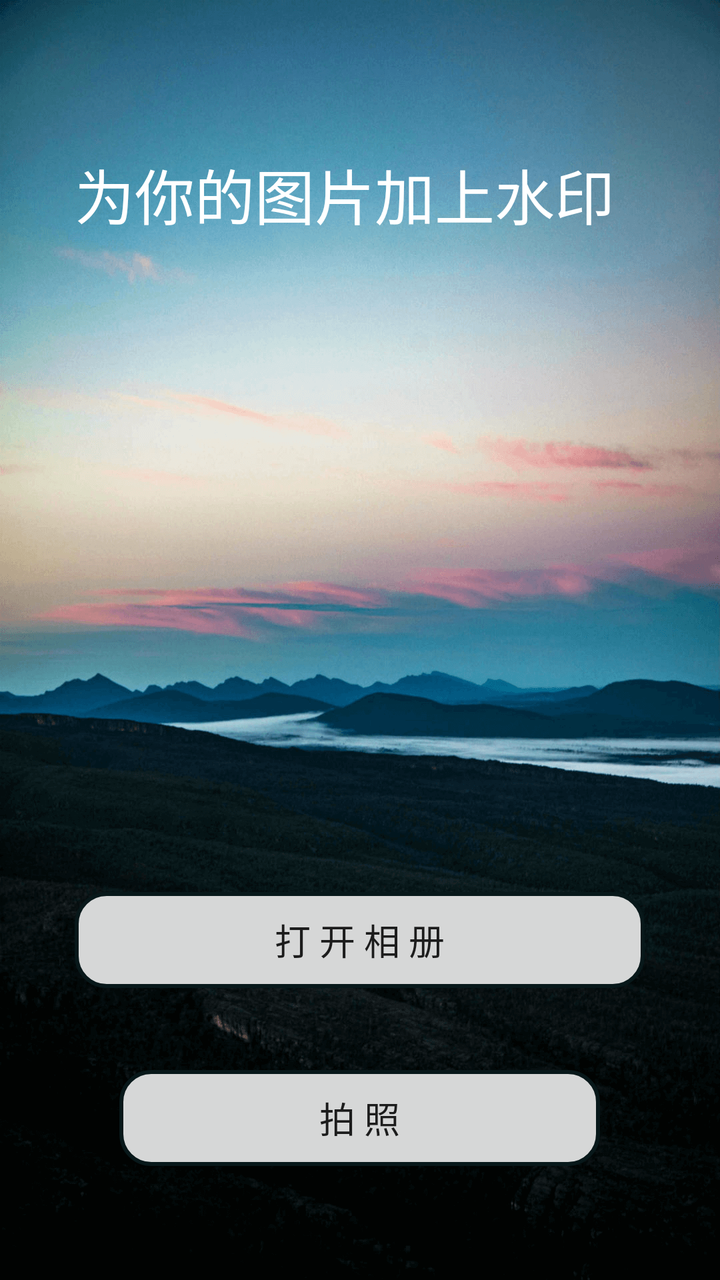
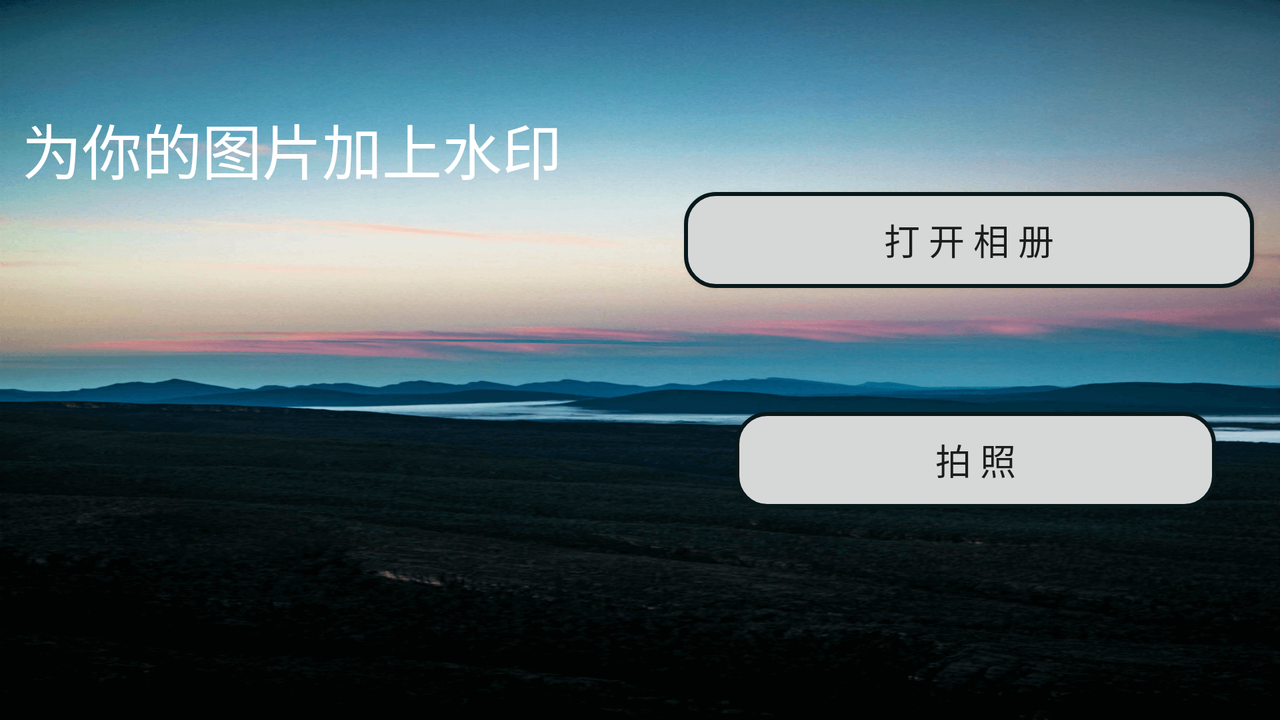

One screen, two layout resources from the same app: the default and the repository's alternative for another configuration. Each is rendered where Android would select it; the XML of both is given below.
<!-- AndroidManifest.xml: activity theme Theme.AppCompat.Light.NoActionBar -->
<!-- res/layout/activity_main.xml -->
<?xml version="1.0" encoding="utf-8"?>
<RelativeLayout
        xmlns:android="http://schemas.android.com/apk/res/android"
        xmlns:tools="http://schemas.android.com/tools"
        android:layout_width="match_parent"
        android:layout_height="match_parent"
        android:background="@mipmap/main_bg"
        tools:context=".MainActivity">

    <Button
        android:text="@string/takePic"
        android:layout_width="wrap_content"
        android:layout_height="wrap_content"
        android:id="@+id/takePic"
        android:background="@drawable/button_circle_shape"
        android:textSize="18sp" android:lineSpacingExtra="8sp"
        android:layout_marginBottom="57dp"
        android:layout_alignParentBottom="true" android:layout_centerHorizontal="true"/>
    <Button
        android:text="@string/takeGallery"
        android:layout_width="wrap_content"
        android:layout_height="wrap_content"
        android:id="@+id/takeGallery"
        android:background="@drawable/button_circle_shape"
        android:textSize="18sp" android:lineSpacingExtra="8sp"
        android:textAllCaps="false" android:textAlignment="textStart"
        android:layout_above="@+id/takePic" android:layout_centerHorizontal="true"
        android:layout_marginBottom="41dp"/>
    <TextView
        android:text="@string/main_title"
        android:layout_width="wrap_content"
        android:layout_height="wrap_content"
        android:id="@+id/main_title"
        android:textSize="30sp" android:textAlignment="center" android:fontFamily="monospace"
        android:textColor="?android:attr/textColorPrimaryInverseDisableOnly" android:textAllCaps="false"
        android:layout_marginTop="75dp"
        android:layout_alignStart="@+id/takeGallery"/>
    <ImageView
            android:clickable="true"
            android:longClickable="true"
            android:layout_width="wrap_content"
            android:layout_height="wrap_content"
            android:id="@+id/img1"
            android:layout_above="@+id/takeGallery" android:layout_centerHorizontal="true"
            android:layout_marginBottom="74dp"/>

</RelativeLayout>
<!-- resources referenced by this layout -->
<resources>
  <!-- drawable button_circle_shape (drawable) -->
  <?xml version="1.0" encoding="utf-8"?>
  <selector xmlns:android="http://schemas.android.com/apk/res/android">
  
      <item android:state_pressed="true"><shape>
  
          
          <gradient android:endColor="#FFFFFF" android:gradientRadius="1500" android:startColor="#bebebe" android:type="radial"/>
          
          <stroke android:width="2dp" android:color="#08181a" />
          
          <corners android:bottomLeftRadius="15dp" android:bottomRightRadius="15dp" android:topLeftRadius="15dp" android:topRightRadius="15dp" />
  
          <padding android:bottom="10dp" android:left="100dp" android:right="100dp" android:top="10dp" />
      </shape></item>
  
      <item><shape>
          <solid android:color="#d6d7d7" />
  
          <stroke android:width="2dp" android:color="#08181a" />
  
          <corners android:bottomLeftRadius="15dp" android:bottomRightRadius="15dp" android:topLeftRadius="15dp" android:topRightRadius="15dp" />
  
          <padding android:bottom="10dp" android:left="100dp" android:right="100dp" android:top="10dp" />
      </shape></item>
  
  </selector>
  <!-- mipmap main_bg: png bitmap (mipmap-xxhdpi, 451738 bytes) -->
  <string name="main_title">为你的图片加上水印</string>
  <string name="takeGallery">打 开 相 册</string>
  <string name="takePic">拍     照</string>
</resources>
<!-- res/layout-land/activity_main.xml (the repository's variant of the layout above) -->
<!-- drawn on the phone turned sideways -->
<?xml version="1.0" encoding="utf-8"?>
<RelativeLayout
        xmlns:android="http://schemas.android.com/apk/res/android"
        xmlns:tools="http://schemas.android.com/tools"
        android:layout_width="match_parent"
        android:layout_height="match_parent"
        android:background="@mipmap/main_bg"
        tools:context=".MainActivity">

    <Button
            android:text="@string/takePic"
            android:layout_width="wrap_content"
            android:layout_height="wrap_content"
            android:id="@+id/takePic"
            android:background="@drawable/button_circle_shape"
            android:textSize="18sp" android:lineSpacingExtra="8sp"
            android:layout_marginEnd="19dp"
            android:layout_alignBottom="@+id/img1" android:layout_alignEnd="@+id/takeGallery"/>
    <Button
            android:text="@string/takeGallery"
            android:layout_width="wrap_content"
            android:layout_height="wrap_content"
            android:id="@+id/takeGallery"
            android:background="@drawable/button_circle_shape"
            android:textSize="18sp" android:lineSpacingExtra="8sp"
            android:textAllCaps="false" android:textAlignment="textStart"
            android:layout_marginTop="96dp"
            android:layout_alignParentTop="true" android:layout_alignParentEnd="true" android:layout_marginEnd="13dp"/>
    <TextView
            android:text="@string/main_title"
            android:layout_width="wrap_content"
            android:layout_height="wrap_content"
            android:id="@+id/main_title"
            android:textSize="30sp" android:textAlignment="center" android:fontFamily="monospace"
            android:textColor="?android:attr/textColorPrimaryInverseDisableOnly" android:textAllCaps="false"
            android:layout_above="@+id/img1" android:layout_alignParentStart="true" android:layout_marginStart="11dp"/>
    <ImageView
            android:clickable="true"
            android:longClickable="true"
            android:layout_height="100dp"
            android:id="@+id/img1"
            android:layout_width="100dp"
            android:layout_marginTop="58dp" android:layout_alignTop="@+id/takeGallery"
            android:layout_alignEnd="@+id/main_title" android:layout_marginEnd="78dp"/>

</RelativeLayout>
